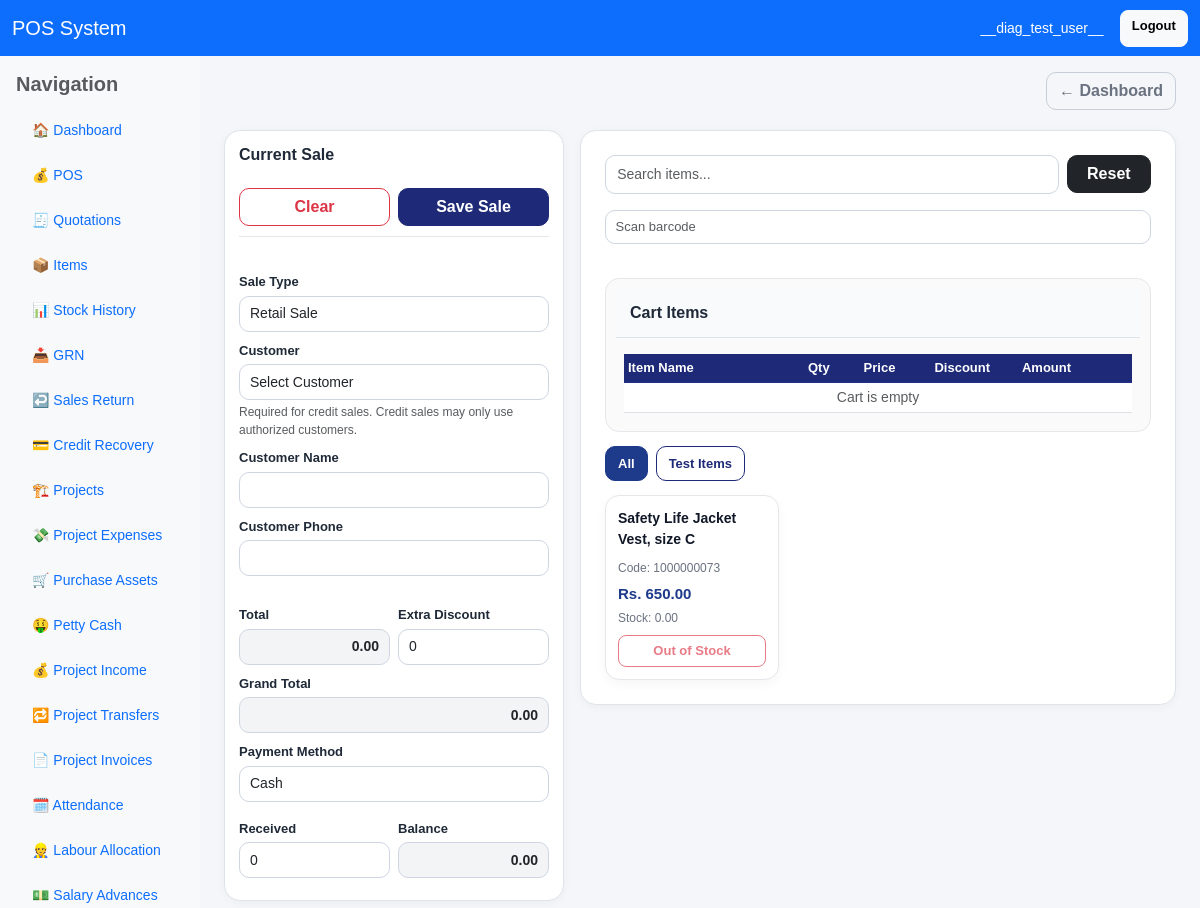
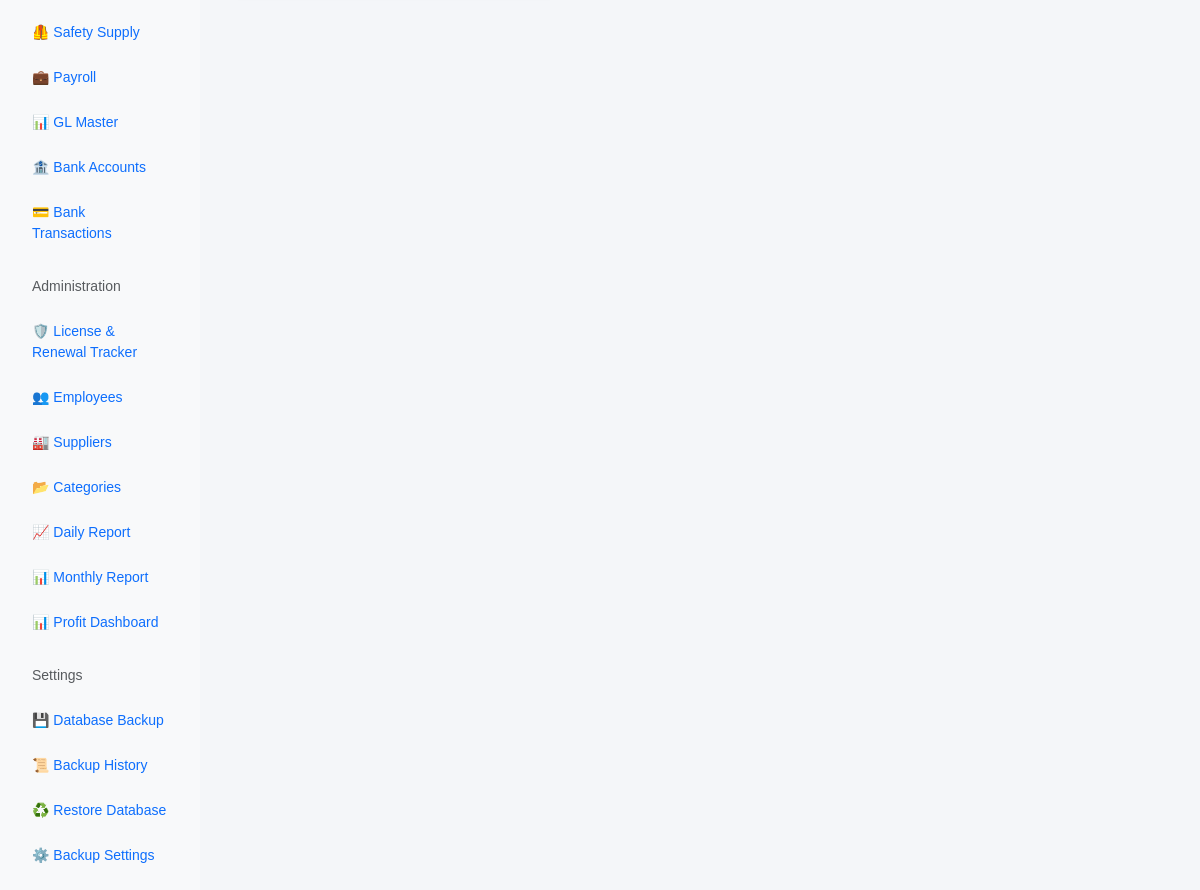
The app's page / (signed in) with its own data (2 pictures, top to bottom).
### pos/models.py (models this page shows, shortened)
class Category(models.Model):
    name = models.CharField(max_length=100, unique=True)
    description = models.TextField(blank=True, null=True)
    is_active = models.BooleanField(default=True)
    created_at = models.DateTimeField(auto_now_add=True)
    class Meta:
        ordering = ["name"]

class Item(models.Model):
    ITEM_TYPE_CHOICES = [
        ("retail", "Retail"),
        ("project", "Project"),
        ("service", "Service"),
    ]
    item_code = models.CharField(max_length=50, unique=True)
    barcode = models.CharField(max_length=80, unique=True, null=True, blank=True)
    name = models.CharField(max_length=255)
    category = models.ForeignKey(
        "Category",
        on_delete=models.SET_NULL,
        null=True,
        blank=True
    )
    supplier = models.ForeignKey(
        "Supplier",
        on_delete=models.SET_NULL,
        null=True,
        blank=True
    )
    unit = models.CharField(max_length=30, default="pcs")
    cost_price = models.DecimalField(max_digits=12, decimal_places=2, default=0)
    selling_price = models.DecimalField(max_digits=12, decimal_places=2, default=0)
    stock = models.DecimalField(max_digits=12, decimal_places=2, default=0)
    purchase_date = models.DateField(blank=True, null=True)
    item_type = models.CharField(max_length=20, choices=ITEM_TYPE_CHOICES, default="retail")
    is_service = models.BooleanField(default=False)
    allow_discount = models.BooleanField(default=True)
    max_discount_value = models.DecimalField(max_digits=12, decimal_places=2, default=0)
    reorder_level = models.DecimalField(max_digits=12, decimal_places=2, default=0)
    warranty_days = models.PositiveIntegerField(default=0)
    retail_gl_account = models.ForeignKey(
        "GLMaster",
        on_delete=models.SET_NULL,
        null=True,
        blank=True,
        related_name="retail_items"
    )
    cost_gl_account = models.ForeignKey(
        "GLMaster",
        on_delete=models.SET_NULL,
        null=True,
        blank=True,
        related_name="cost_items"
    )
    is_active = models.BooleanField(default=True)
    updated_by = models.ForeignKey(
        User,
        on_delete=models.SET_NULL,
        null=True,
        blank=True,
        related_name="updated_items"
    )
    created_at = models.DateTimeField(auto_now_add=True)
    class Meta:
        ordering = ["name"]

### pos/views.py (the view, shortened to what this page needs)
# urls.py: path('', views.pos_page, name='pos'),
def pos_page(request):
    query = request.GET.get("q", "").strip()
    items = Item.objects.filter(is_active=True).select_related("category").order_by("name")
    projects = Project.objects.filter(is_active=True).order_by("-id")
    categories = Category.objects.all().order_by("name")
    customers = Customer.objects.filter(is_active=True).order_by("name")
    bank_accounts = BankAccount.objects.filter(is_active=True, is_deleted=False).order_by("bank_name", "account_name")
    return render(request, "pos/pos.html", {
        "items": items,
        "projects": projects,
        "categories": categories,
        "customers": customers,
        "bank_accounts": bank_accounts,
        "query": query,
        "show_items": can_manage_items(request.user),
    })

### pos/views.py (called while the page is built)
def is_owner(user):
    return user.is_superuser or user.groups.filter(name__iexact="Owner").exists()

def can_manage_items(user):
    return is_owner(user) or is_manager(user) or is_clerk(user)

### pos/templates/pos/pos.html (shortened to what this page needs)
{% extends "base.html" %}
{% block content %}
<div class="pos-layout">
    <div class="pos-left-panel">
        <div class="card p-3 p-md-4 pos-panel-card">
            <div class="pos-panel-header">
                <h4 class="app-page-title mb-0">Current Sale</h4>
            </div>
            <div class="pos-sticky-actions">
                <button type="button" class="btn btn-outline-danger" onclick="clearCartAndForm()">
                    Clear
                </button>
                <button type="button" class="btn btn-primary" onclick="saveSale()">
                    Save Sale
                </button>
            </div>
            <div class="pos-form-area">
                <div class="mb-2">
                    <label class="form-label">Sale Type</label>
                    <select id="sale_type" class="form-select form-select-sm" onchange="toggleProjectField()">
                        <option value="retail">Retail Sale</option>
                    </select>
                </div>
                <div class="mb-2">
                    <label class="form-label">Customer</label>
                    <select id="customer_id" class="form-select form-select-sm" onchange="fillCustomerDetails()">
                        <option value="">Select Customer</option>
                    </select>
                    <small class="text-muted compact-note">Required for credit sales. Credit sales may only use authorized customers.</small>
                </div>
                <div class="mb-2">
                    <label class="form-label">Customer Name</label>
                    <input type="text" id="customer_name" class="form-control form-control-sm">
                </div>
                <div class="mb-2">
                    <label class="form-label">Customer Phone</label>
                    <input type="text" id="customer_phone" class="form-control form-control-sm">
                </div>
            </div>
            <div class="pos-summary-box">
                <div class="row g-2">
                    <div class="col-6">
                        <label class="form-label">Total</label>
                        <input type="text" id="total" class="form-control form-control-sm readonly-box text-money" value="0.00" readonly>
                    </div>
                    <div class="col-6">
                        <label class="form-label">Extra Discount</label>
                        <input type="number" step="0.01" id="discount" class="form-control form-control-sm" value="0" oninput="updateTotals()">
                    </div>
                </div>
                <div class="mt-2">
                    <label class="form-label">Grand Total</label>
                    <input type="text" id="grand_total" class="form-control form-control-sm readonly-box text-money" value="0.00" readonly>
                </div>
                <div class="mt-2">
                    <label class="form-label">Payment Method</label>
                    <select id="payment_method" class="form-select form-select-sm" onchange="togglePaymentFields()">
                        <option value="cash">Cash</option>
                    </select>
                </div>
                <div class="row g-2 mt-1" id="cash_fields">
                    <div class="col-6">
                        <label class="form-label">Received</label>
                        <input type="number" step="0.01" id="received" class="form-control form-control-sm" value="0" oninput="updateBalance()">
                    </div>
                    <div class="col-6">
                        <label class="form-label">Balance</label>
                        <input type="text" id="balance" class="form-control form-control-sm readonly-box text-money" value="0.00" readonly>
                    </div>
                </div>
            </div>
        </div>
    </div>
    <div class="pos-right-panel">
        <div class="card p-3 p-md-4 pos-right-card">
            <div class="row g-2 mb-3">
                <div class="col-md-10">
                    <input type="text" id="itemSearch" class="form-control" placeholder="Search items..." onkeyup="filterItems()">
                </div>
                <div class="col-md-2">
                    <button type="button" class="btn btn-dark w-100" onclick="resetItemFilters()">Reset</button>
                </div>
            </div>
            <input type="text" id="barcodeInput" class="form-control form-control-sm mb-3" placeholder="Scan barcode" autocomplete="off" autofocus>
            <div class="pos-cart-box">
                <div class="pos-cart-title">Cart Items</div>
                <div class="pos-cart-scroll">
                    <table class="table table-sm align-middle mb-0">
                        <thead>
                            <tr>
                                <th style="min-width:180px;">Item Name</th>
                                <th style="width:80px;">Qty</th>
                                <th style="width:100px;">Price</th>
                                <th style="width:110px;">Discount</th>
                                <th style="width:100px;">Amount</th>
                                <th style="width:60px;"></th>
                            </tr>
                        </thead>
                        <tbody id="cartBody">
                            <tr>
                                <td colspan="6" class="text-center text-muted">Cart is empty</td>
                            </tr>
                        </tbody>
                    </table>
                </div>
            </div>
            <div class="pos-category-bar">
                <button type="button" class="btn btn-primary btn-sm category-btn active" onclick="filterByCategory('all', this)">
                    All
                </button>
                {% for category in categories %}
                <button type="button"
                        class="btn btn-outline-primary btn-sm category-btn"
                        onclick="filterByCategory('{{ category.name|lower|escapejs }}', this)">
                    {{ category.name }}
                </button>
                {% endfor %}
            </div>
            <div class="pos-items-grid" id="itemsGrid">
                {% for item in items %}
                <div class="pos-item-card"
                     data-name="{{ item.name|lower }}"
                     data-code="{{ item.item_code|lower }}"
                     data-barcode="{{ item.barcode|default:''|lower }}"
                     data-category="{% if item.category %}{{ item.category.name|lower }}{% else %}uncategorized{% endif %}">
                    <div class="pos-item-name">{{ item.name }}</div>
                    <div class="pos-item-meta">Code: {{ item.item_code }}</div>
                    <div class="pos-item-price">Rs. {{ item.selling_price }}</div>
                    <div class="pos-item-stock">
                        {% if item.is_service %}
                            Service Item
                        {% else %}
                            Stock: {{ item.stock }}
                        {% endif %}
                    </div>
                    {% if not item.is_service and item.stock <= 0 %}
                    <button type="button" class="btn btn-outline-danger btn-sm mt-2 w-100" disabled>
                        Out of Stock
                    </button>
                    {% endif %}
                </div>
                {% empty %}
                <div class="text-muted">No items found.</div>
                {% endfor %}
            </div>
        </div>
    </div>
</div>
{% endblock %}

### pos/templates/includes/navbar.html
<nav class="navbar navbar-expand-lg navbar-dark bg-primary">
    <div class="container-fluid">
        <a class="navbar-brand" href="{% url 'dashboard' %}">POS System</a>
        <div class="d-flex ms-auto">
            {% if request.user.is_authenticated %}
                <span class="navbar-text text-white me-3">
                    {{ request.user.username }}
                </span>
                <a href="{% url 'logout' %}" class="btn btn-light btn-sm">Logout</a>
            {% endif %}
        </div>
    </div>
</nav>

### pos/templates/pos/pos.html (style rules this page uses)
.pos-layout { display: grid; grid-template-columns: 340px 1fr; gap: 16px; align-items: start; }
.pos-panel-card, .pos-right-card { border-radius: 16px; border: 1px solid #dfe3ea; background: #ffffff; box-shadow: 0 2px 10px rgba(0, 0, 0, 0.04); }
.pos-panel-card { position: sticky; top: 10px; padding: 14px !important; }
.pos-panel-header { display: flex; align-items: center; justify-content: space-between; margin-bottom: 8px; }
.app-page-title { font-size: 16px; font-weight: 700; color: #1f2937; }
.pos-sticky-actions { display: grid; grid-template-columns: 1fr 1fr; gap: 8px; background: #fff; padding: 6px 0 10px 0; margin-bottom: 10px; border-bottom: 1px solid #e5e7eb; }
.pos-sticky-actions .btn { min-height: 38px; font-weight: 600; border-radius: 10px; padding: 6px 10px; }
.pos-form-area .form-label, .pos-summary-box .form-label { font-weight: 600; color: #1f2937; margin-bottom: 4px; font-size: 13px; }
.pos-form-area .mb-2, .pos-summary-box .mt-2, .pos-summary-box .mt-1 { margin-bottom: 8px !important; margin-top: 8px !important; }
.pos-form-area .form-control, .pos-form-area .form-select, .pos-summary-box .form-control, .pos-summary-box .form-select { min-height: 36px; padding: 6px 10px; font-size: 14px; border-radius: 10px; }
.readonly-box { background: #f3f4f6; }
.text-money { text-align: right; font-weight: 600; }
.compact-note { font-size: 12px; margin-top: 3px; display: block; }
.pos-cart-box { border: 1px solid #e5e7eb; border-radius: 14px; padding: 10px; margin-bottom: 14px; background: #fafafa; }
.pos-cart-title { font-size: 16px; font-weight: 700; margin-bottom: 8px; color: #1f2937; }
.pos-cart-scroll { max-height: 220px; overflow: auto; }
.pos-category-bar { display: flex; flex-wrap: wrap; gap: 8px; margin-bottom: 14px; }
.category-btn.active { background: #1e3a8a; color: #fff; border-color: #1e3a8a; }
.pos-items-grid { display: grid; grid-template-columns: repeat(auto-fill, minmax(170px, 1fr)); gap: 12px; }
.pos-item-card { border: 1px solid #e5e7eb; border-radius: 14px; padding: 12px; background: #fff; transition: 0.2s ease; }
.pos-item-name { font-size: 14px; font-weight: 700; color: #111827; margin-bottom: 3px; }
.pos-item-meta, .pos-item-stock { font-size: 12px; color: #6b7280; }
.pos-item-price { font-size: 15px; font-weight: 700; color: #1e3a8a; margin: 6px 0 3px; }

### records on screen
Category: name "Test Items"
Item: name "Safety Life Jacket Vest, size C", item_code "1000000073", selling_price "650.00", stock "0.00", is_service "Out of Stock"

### other values on screen
{{ request.user.username }} "__diag_test_user__"
